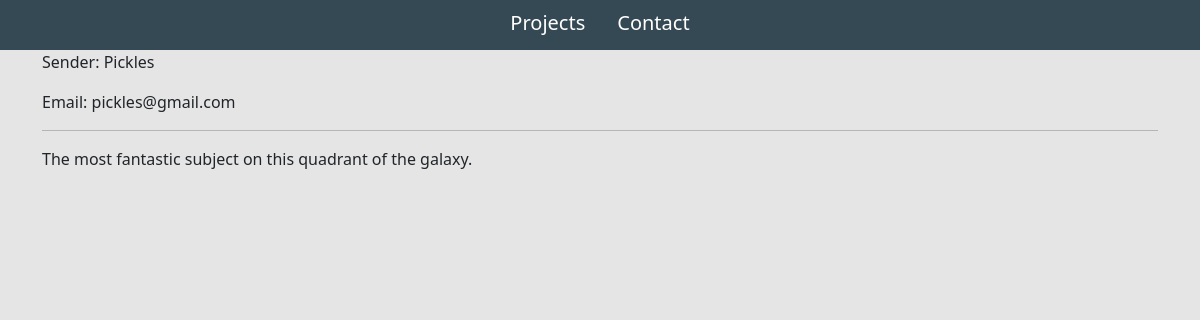
/message/3314ca39-e8ce-4d6d-b203-6cd350d11dcb/, run on the app's committed database.
### base/models.py (models this page shows, shortened)
class Message(models.Model):
    name = models.CharField(max_length=200)
    email = models.CharField(max_length=200)
    subject = models.CharField(max_length=200)
    body = models.TextField()
    is_read = models.BooleanField(default=False)
    created = models.DateTimeField(auto_now_add=True)
    id = models.UUIDField(default=uuid.uuid4, unique=True, primary_key=True, editable=False)

### base/views.py (the view)
# urls.py: path('message/<str:pk>/', views.messagePage, name='message'),
def messagePage(request, pk):
    message = Message.objects.get(id=pk)
    message.is_read = True
    message.save()
    context = {'message': message}
    return render(request, 'base/message.html', context)

### base/templates/base/message.html
{% extends "base/main.html" %}
{% load static %}
{% block content %}
    <div class="container">
    <p>Sender: {{message.name}}</p>
    <p>Email: {{message.email}}</p>
    <hr>
    <p>{{message.body}}</p>
    </div>
{% endblock content %}

### static/styles/main.css (style rules this page uses)
body { background-color: #e5e5e5 !important; }

### data on the page
Message: name "Pickles", email "pickles@gmail.com", body "The most fantastic subject on this quadrant of the galaxy."
